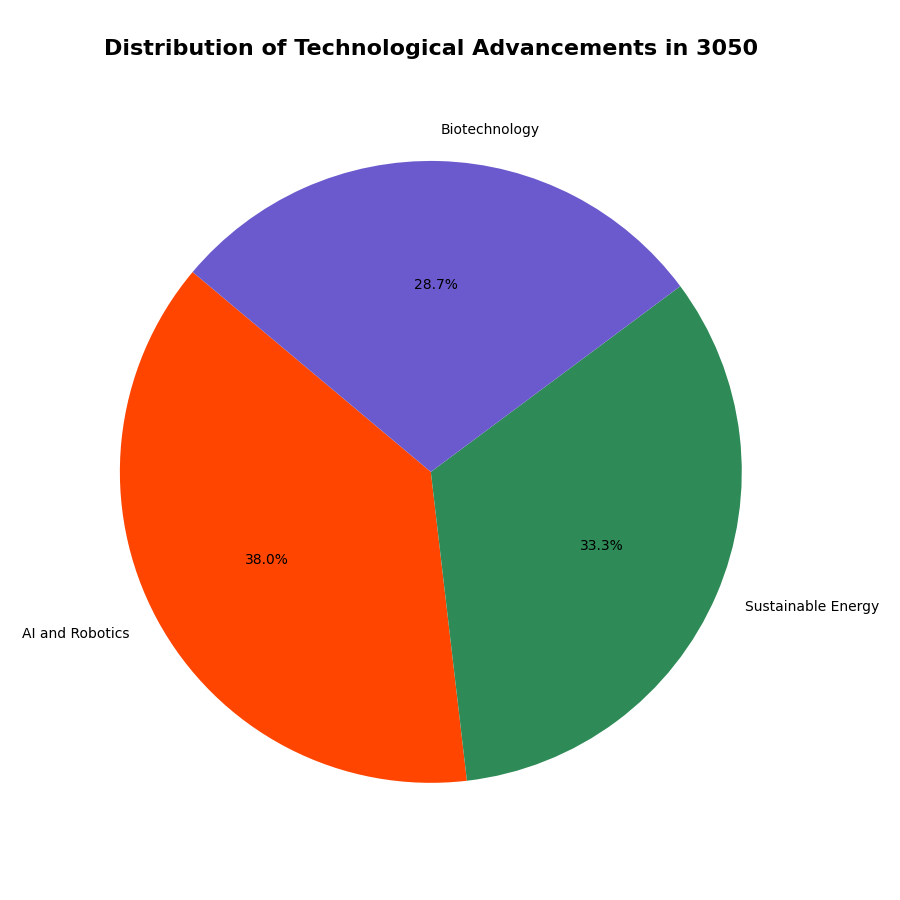

Source code (Python):
import matplotlib.pyplot as plt

tech_advancement = {
    'AI and Robotics': 41,
    'Sustainable Energy': 36,
    'Biotechnology': 31,
}

labels = list(tech_advancement.keys())
sizes = list(tech_advancement.values())
colors = ['#FF4500', '#2E8B57', '#6A5ACD']

fig, ax = plt.subplots(figsize=(9, 9))
ax.pie(sizes, labels=labels, autopct='%1.1f%%', colors=colors, startangle=140)

ax.set_title('Distribution of Technological Advancements in 3050', fontsize=16, fontweight='bold', pad=20)

plt.tight_layout()
plt.show()
